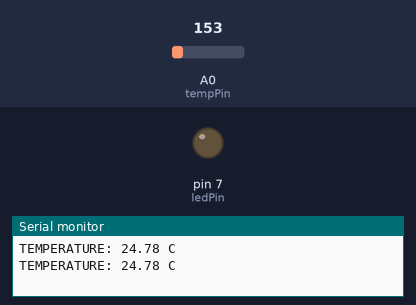
Recording of a sketch running on a simulated Arduino Uno, built with avr-gcc and run on an emulated ATmega328P. Shown: output pins drawn as LEDs (lit = HIGH), the last lines printed to the serial monitor. The test bench sets the inputs (shaded band); at power-on: A0 (tempPin) = 153.

Above: at 1.8 s.
1.9 s: A0 (tempPin) set to 196
3.4 s: A0 (tempPin) set to 221
At 4.8 s:
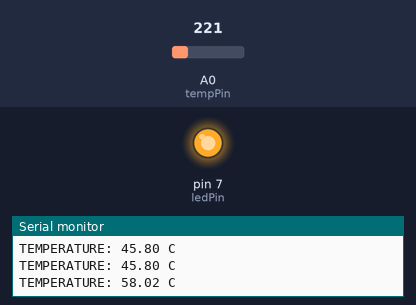
7.5 s: A0 (tempPin) set to 191
At 8.5 s:
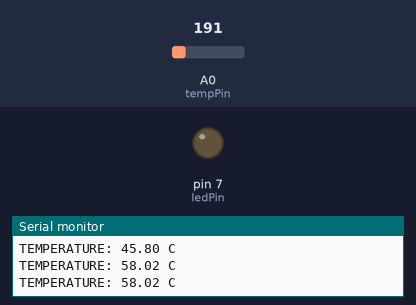
Timing chart, 0 to 10.5 s (numbered marks = the images above; inputs shaded):
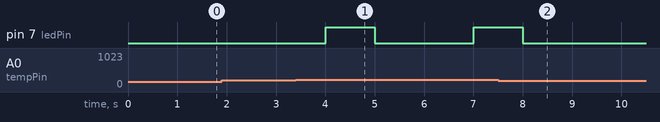

The sketch:

TempSensor.ino
```cpp
int tempPin = A0;
int val;
float v;
float cel;
int ledPin = 7;

void setup() {
  pinMode(ledPin, OUTPUT);
  Serial.begin(9600);
}

void loop() {
  val = analogRead(tempPin);
  v = val * (5.0 / 1023.0);
  cel = (v - 0.5) * 100;
  Serial.print("TEMPERATURE: ");
  Serial.print(cel);
  Serial.println(" C");

  if (cel > 50) {
    digitalWrite(ledPin, HIGH);
    delay(1000);
    digitalWrite(ledPin, LOW);
    delay(1000);
  } else {
    digitalWrite(ledPin, LOW);
  }

  delay(1000);
}
```

Measured:
- the behaviour switches between 204 and 205 on A0 (tempPin) (found by bisection; images 0 and 1)
- after the input at 3.4 s, pin 7 (ledPin): LOW → HIGH after 0.60 s, → LOW 1.0 s later, → HIGH 2.0 s later
- after the input at 7.5 s, pin 7 (ledPin): goes on until 8.0 s, then stays LOW
